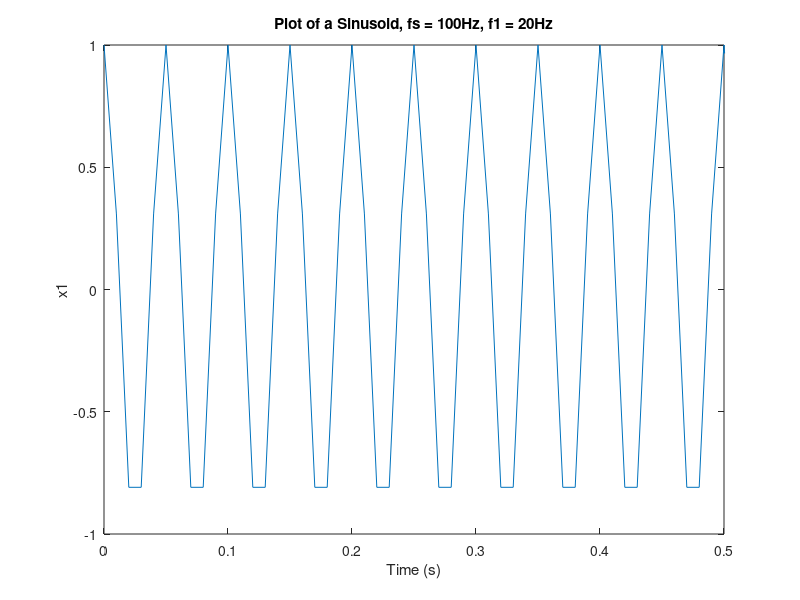

This chart was generated by the following MATLAB code: (Note: this script raises an error after producing the figure.)
%% Sam Cooney Lab 2
clc;clear;close all;
published = datestr(now,21)

%% Procedure 1
%% Part A
clc;clear;close all;
fs = 100;Ts = 1/fs;t = (0:Ts:110);
f1 = 20;w1 = 2*pi*f1;
x1 = cos(w1.*t);
figure(1)
plot(t,x1)
axis([0 0.5 -1 1])
xlabel('Time (s)')
ylabel('x1')
title('Plot of a Sinusoid, fs = 100Hz, f1 = 20Hz')
figure(2)
spectrogram(x1,256,250,512,fs,'yaxis')
title('Spectrogram of a Sinusoid')

%% Part B
f2 = 90;w2 = 2*pi*f2;
x2 = cos(w2.*t);
figure(3)
plot(t,x2)
axis([0 0.52 -1 1])
xlabel('Time (s)')
ylabel('x2')
title('Plot of a Sinusoid, fs = 100Hz, f1 = 90Hz')
figure(4)
spectrogram(x2,256,250,512,fs,'yaxis')
title('Spectrogram of a Sinusoid')

%% Part C
clc;clear;close all;
fs = 1000;Ts = 1/fs;t = (0:Ts:110);
f2 = 90;w2 = 2*pi*f2;
x2 = cos(w2.*t);
figure(3)
plot(t,x2)
axis([0 0.52 -1 1])
xlabel('Time (s)')
ylabel('x1')
title('Plot of a Sinusoid, fs = 1000Hz, f1 = 90Hz')
figure(4)
spectrogram(x2,256,250,512,fs,'yaxis')
title('Spectrogram of a Sinusoid')

%% Procedure 2
%% Part A
clc;clear;close all;
load('lighthouse.mat')
show_img(xx,1)
title('Original')
xx3 = xx(1:3:end,1:3:end);
show_img(xx3,2)
title('Downsized Image')

%% Part B
% Part i
xxstr = zeros(length(xx(:,1)),length(xx));
xxstr(1:3:end,1:3:end) = xx3;
show_img(xxstr,3)
title('Upsized Image Using Stretching')

% Part ii
L1 = length(xx3);L2 = length(xx3(:,1));
nn = ceil((0.9:1:3*L1)/3);mm = ceil((0.9:1:3*L2)/3);
xx3hold = xx3(mm,nn);
show_img(xx3hold,4)
title('Upsized Image (zero-order hold)')
